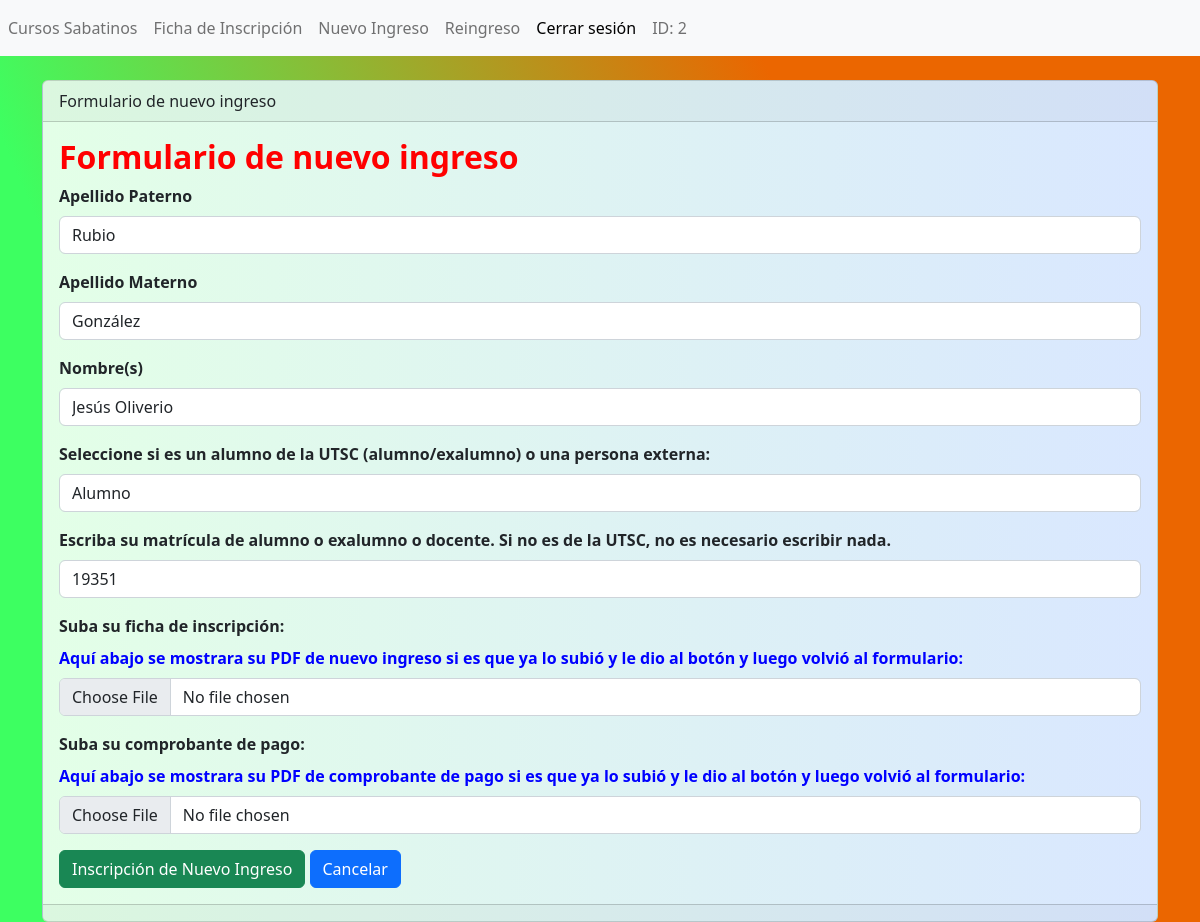
The page /secciones/NuevoIngreso/nuevoIngresoform.php?txtID=26 (signed in) on the database its author committed.
### tables this page shows
CREATE TABLE `nuevoingreso` (
  `idNuevoIngreso` int(11) NOT NULL,
  `apellidopaterno` text NOT NULL,
  `apellidomaterno` text NOT NULL,
  `nombres` text NOT NULL,
  `alumnoextranjero` enum('alumno','externo') NOT NULL,
  `matricula` int(11) NOT NULL,
  `nivel` enum('1','2','3','4','5','6','7','8','9','10','11') NOT NULL,
  `fichaingreso` text NOT NULL,
  `comprobantepago` text NOT NULL,
  `id_usuario` int(11) NOT NULL
);

### secciones/NuevoIngreso/nuevoIngresoform.php (the view, shortened to what this page needs)
<?php
$tipos_alumnoextranjero = array(
    'alumno' => 'Alumno',
    'externo' => 'Externo'
);
$conexion = mysqli_connect("localhost", "root", "", "sabaticos");
if (isset($_GET['txtID'])) {
    $txtID = $_GET['txtID'];
    $sentencia = $conexion->prepare("SELECT * FROM nuevoingreso WHERE idNuevoIngreso = ?");
    $sentencia->bind_param("i", $txtID);
    $sentencia->execute();
    $resultado = $sentencia->get_result();
    $registro = $resultado->fetch_assoc();
    $apellidopaterno = $registro["apellidopaterno"];
    $apellidomaterno = $registro["apellidomaterno"];
    $nombres = $registro["nombres"];
    $alumnoextranjero = $registro["alumnoextranjero"];
    $matricula = $registro["matricula"];
}
?>
<?php include("../../templates/header.php"); ?>
<br>
<div class="card">
    <div class="card-header">
        Formulario de nuevo ingreso
    </div>
    <div class="card-body">
        <form action="" method="post" enctype="multipart/form-data" onsubmit="return validarOpcion()">
            <h2 style="color: red;"><strong>Formulario de nuevo ingreso</strong></h2>
            <div class="mb-3">
                <strong><label for="apellidopaterno" class="form-label">Apellido Paterno</label></strong>
                <input type="text"
                    value="<?php echo $apellidopaterno; ?>"
                    class="form-control" name="apellidopaterno" id="apellidopaterno" aria-describedby="helpId" placeholder="Escriba su apellido paterno" maxlength="10" required>
            </div>
            <div class="mb-3">
                <strong><label for="apellidomaterno" class="form-label">Apellido Materno</label></strong>
                <input type="text"
                    value="<?php echo $apellidomaterno; ?>"
                    class="form-control" name="apellidomaterno" id="apellidomaterno" aria-describedby="helpId" placeholder="Escriba su apellido materno" maxlength="10" required>
            </div>
            <div class="mb-3">
                <strong><label for="nombres" class="form-label">Nombre(s)</label></strong>
                <input type="text"
                    value="<?php echo $nombres; ?>"
                    class="form-control" name="nombres" id="nombres" aria-describedby="helpId" placeholder="Escriba su nombre o nombres" maxlength="30" required>
            </div>
            <div class="mb-3">
                <strong><label for="alumnoextranjero" class="form-label">Seleccione si es un alumno de la UTSC (alumno/exalumno) o una persona externa:</label></strong>
                <select class="form-control" name="alumnoextranjero" id="alumnoextranjero">
                    <?php
                    foreach ($tipos_alumnoextranjero as $tipo_value => $tipo_descripcion) {
                        $selected = ($alumnoextranjero === $tipo_value) ? 'selected' : '';
                        echo '<option value="' . $tipo_value . '" ' . $selected . '>' . $tipo_descripcion . '</option>';
                    }
                    ?>
                </select>
            </div>
            <div class="mb-3">
                <strong><label for="matricula" class="form-label">Escriba su matrícula de alumno o exalumno o docente. Si no es de la UTSC, no es necesario escribir nada.</label></strong>
                <input type="text"
                    value="<?php echo $matricula; ?>"
                    class="form-control" name="matricula" id="matricula" aria-describedby="helpId" placeholder="Escriba su matrícula de alumno o docente" maxlength="30">
            </div>
            <div class="mb-3">
                <strong><label for="fichaingreso" class="form-label">Suba su ficha de inscripción:</label></strong></br>
                <strong><label for="fichaingreso"  style="color: blue;" class="form-label">Aquí abajo se mostrara su PDF de nuevo ingreso si es que ya lo subió y le dio al botón y luego volvió al formulario:</label></strong>
                <br>
                <input type="file" class="form-control" name="fichaingreso" id="fichaingreso" aria-describedby="helpId" placeholder="Por favor suba su ficha de inscripción en PDF">
            </div>
            <div class="mb-3">
                <strong><label for="comprobantepago" class="form-label">Suba su comprobante de pago:</label></strong></br>
                <strong><label  style="color: blue;" for="comprobantepago" class="form-label">Aquí abajo se mostrara su PDF de comprobante de pago si es que ya lo subió y le dio al botón y luego volvió al formulario:</label></strong>
                <br>
                <input type="file" class="form-control" name="comprobantepago" id="comprobantepago" aria-describedby="helpId" placeholder="Por favor suba su comprobante de pago en PDF">
            </div>
            <button type="submit" class="btn btn-success">Inscripción de Nuevo Ingreso</button>
            <a name="" id="" class="btn btn-primary" href="index.php" role="button">Cancelar</a>
        </form>
    </div>
    <div class="card-footer text-muted"></div>
</div>
<?php include("../../templates/footer.php"); ?>

### templates/header.php (style rules this page uses)
body, html { background: rgb(61,255,97); background: linear-gradient(67deg, rgba(61,255,97,1) 21%, rgba(235,102,0,1) 71%); }
.card { background: linear-gradient(90deg, #e3ffe7 0%, #d9e7ff 100%); }

### rows shown on the page
nuevoingreso: apellidopaterno "Rubio", apellidomaterno "González", nombres "Jesús Oliverio", matricula "19351"

### other values the page prints
$id "2"
form field alumnoextranjero "Alumno"
